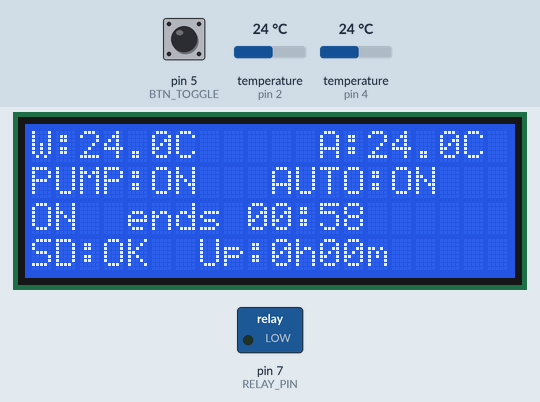
Bench run of a sketch on a simulated Arduino Uno, built with avr-gcc and run on an emulated ATmega328P. Shown: 20×4 character LCD, switched loads named in the sketch (green lamp = pin HIGH). The test bench sets the inputs (shaded band); at power-on: temperature (sensors on pin 2, pin 4) 24 °C, pin 5 (BTN_TOGGLE) HIGH. Storage starts empty; what the sketch prints to the serial monitor is not drawn.

Above: at 4.9 s.
5.0 s: temperature (sensor on pin 2) set to 1.2 °C
At 7.4 s:
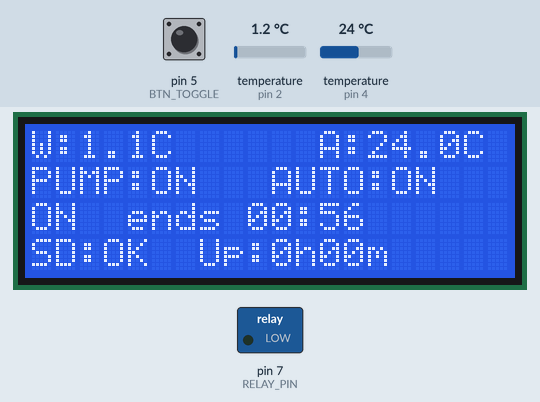
9.1 s: temperature (sensor on pin 2) set to 0.9 °C
At 12.7 s:
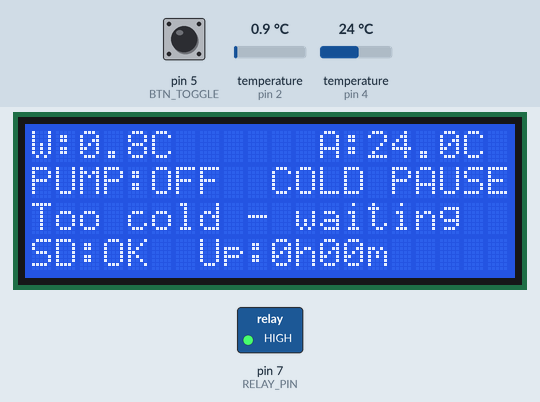
13.0 s: pin 5 (BTN_TOGGLE) pulled LOW for 0.15 s
At 13.9 s:
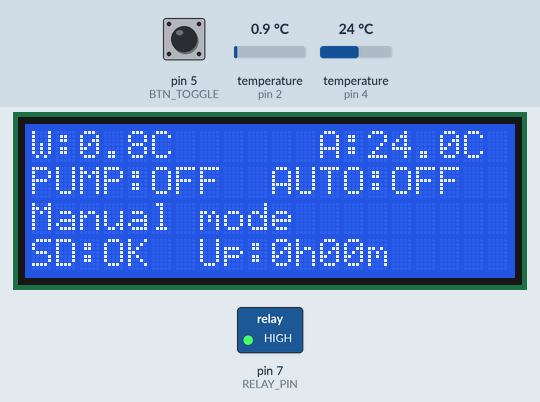
15.1 s: temperature (sensor on pin 4) set to 12 °C
At 17.5 s:
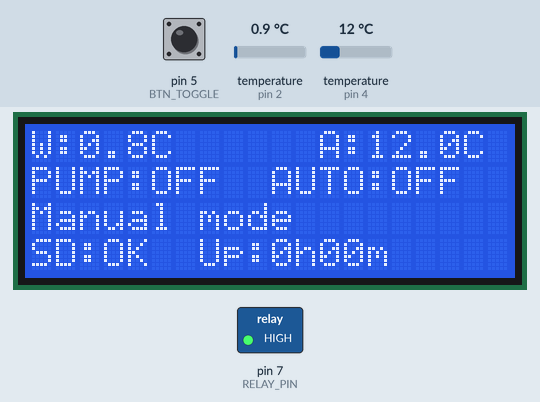
18.1 s: pin 5 (BTN_TOGGLE) pulled LOW for 3.2 s
At 22.5 s:
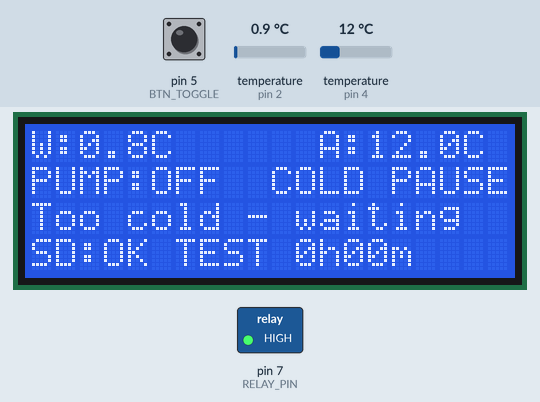
23.1 s: temperature (sensor on pin 2) set to 12 °C
At 30.0 s:
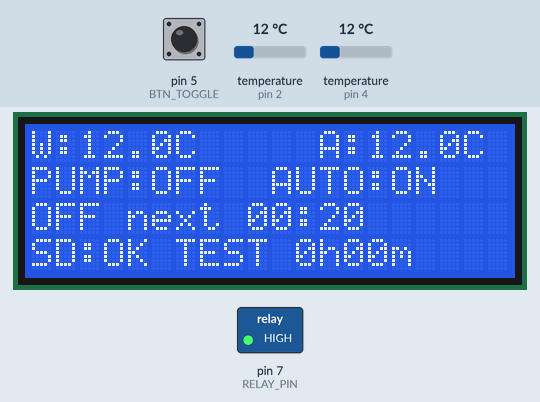
Timing chart, 0 to 51.4 s (numbered marks = the images above; inputs shaded):
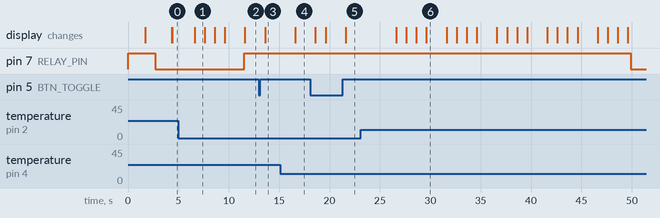

The sketch:

flanktus_pump.ino
```cpp
/*
 * FLANKTUS v6.0 - Hydroponic Auto Pump Controller + SD Logger + LCD Display
 *
 * Wiring:
 *   Pin 2  → DS18B20 #1 water temp DATA  (4.7k pull-up to 5V)
 *   Pin 4  → DS18B20 #2 air temp DATA    (4.7k pull-up to 5V)
 *   Pin 5  → Button (auto mode ON/OFF) → GND (internal pullup)
 *   Pin 7  → Relay IN
 *   Pin 10 → SD card CS
 *   Pin 11 → SD card MOSI  (fixed SPI)
 *   Pin 12 → SD card MISO  (fixed SPI)
 *   Pin 13 → SD card SCK   (fixed SPI)
 *   A4     → LCD SDA       (I2C)
 *   A5     → LCD SCL       (I2C)
 *   5V     → Relay VCC, both DS18B20 VCC, SD VCC, LCD VCC
 *   GND    → Relay GND, both DS18B20 GND, SD GND, LCD GND, Button
 *
 * Auto mode:
 *   Pump cycles ON/OFF automatically. Timing adjusts by water temp:
 *     ≤ 1 C   → pump off (too cold)
 *     1-25 C  → 1 min ON / 10 min OFF
 *     25-30 C → 1 min ON /  5 min OFF
 *     30-32 C → 2 min ON /  2 min OFF
 *     > 32 C  → pump always on
 *
 * LCD (20x4):
 *   Line 0: Water temp + Air temp
 *   Line 1: Pump state + auto mode
 *   Line 2: Cycle timer (countdown to next toggle)
 *   Line 3: SD card status + uptime
 *
 * SD card:
 *   Logs sensor data every 60 min to FLANKTUS.CSV
 *   Format: minutes,water_c,air_c,pump,auto
 *
 * Serial commands (9600 baud):
 *   s = current status
 */

#include <OneWire.h>
#include <DallasTemperature.h>
#include <SPI.h>
#include <SD.h>
#include <Wire.h>
#include <LiquidCrystal_I2C.h>
#include "flanktus_logic.h"

// ── Pins ──
const int WATER_TEMP_PIN = 2;
const int AIR_TEMP_PIN   = 4;
const int BTN_TOGGLE     = 5;
const int RELAY_PIN      = 7;
const int SD_CS_PIN      = 10;

// ── LCD (I2C address 0x27, 20 columns, 4 rows) ──
LiquidCrystal_I2C lcd(0x27, 20, 4);

// ── Sensors ──
OneWire owWater(WATER_TEMP_PIN);
OneWire owAir(AIR_TEMP_PIN);
DallasTemperature waterSensor(&owWater);
DallasTemperature airSensor(&owAir);

// ── State ──
bool autoMode = true;
bool pumpOn = false;
bool testMode = false;
unsigned long cycleStart = 0;
unsigned long lastDebounce = 0;

// ── 10-tap test mode detection ──
const int TAP_TARGET = 10;
const unsigned long TAP_WINDOW = 3000;  // must tap 10 times within 3 seconds
int tapCount = 0;
unsigned long firstTapTime = 0;

// ── SD card state ──
bool sdReady = false;
const char* SD_FILENAME = "FLANKTUS.CSV";

// ── Cached temps (re-read every 30s, not every loop) ──
float cachedAirTemp = 20.0;
float cachedWaterTemp = 20.0;
unsigned long lastTempRead = 0;
const unsigned long TEMP_READ_INTERVAL = 5UL * 1000UL;

// ── Logging ──
const unsigned long LOG_INTERVAL = 5UL * 60UL * 1000UL;  // 5 min
unsigned long lastLogTime = 0;
bool firstLog = true;
unsigned long lastSDWriteTime = 0;
bool sdWriteFlash = false;

// ── Debug logging (every 5s to serial) ──
const unsigned long DEBUG_INTERVAL = 5UL * 1000UL;
unsigned long lastDebugTime = 0;

// ── LCD update (every 1s) ──
const unsigned long LCD_INTERVAL = 1UL * 1000UL;
unsigned long lastLCDUpdate = 0;

// ── Helpers ──
void setPump(bool on) {
  pumpOn = on;
  digitalWrite(RELAY_PIN, on ? LOW : HIGH);  // active-LOW relay
}

float readWaterTemp() {
  waterSensor.requestTemperatures();
  float t = waterSensor.getTempCByIndex(0);
  return (t == DEVICE_DISCONNECTED_C) ? -99.9 : t;
}

float readAirTemp() {
  airSensor.requestTemperatures();
  float t = airSensor.getTempCByIndex(0);
  return (t == DEVICE_DISCONNECTED_C) ? -99.9 : t;
}

void refreshTemps(unsigned long now) {
  if (now - lastTempRead >= TEMP_READ_INTERVAL) {
    lastTempRead = now;
    float wt = readWaterTemp();
    float at = readAirTemp();
    if (wt > -99.0) cachedWaterTemp = wt;
    if (at > -99.0) cachedAirTemp = at;
  }
}

// ── SD card ──
void initSD() {
  if (SD.begin(SD_CS_PIN)) {
    sdReady = true;
    if (!SD.exists(SD_FILENAME)) {
      File f = SD.open(SD_FILENAME, FILE_WRITE);
      if (f) {
        f.println(F("minutes,water_c,air_c,pump,auto"));
        f.close();
      }
    }
  } else {
    sdReady = false;
  }
}

void logSensorData() {
  float w = readWaterTemp();
  float a = readAirTemp();

  if (w < -99.0 && a < -99.0) return;
  if (!sdReady) return;

  File f = SD.open(SD_FILENAME, FILE_WRITE);
  if (f) {
    uint16_t mins = (uint16_t)(millis() / 60000UL);
    f.print(mins); f.print(',');
    f.print(w, 1); f.print(',');
    f.print(a, 1); f.print(',');
    f.print(pumpOn ? 1 : 0); f.print(',');
    f.println(autoMode ? 1 : 0);
    f.close();
    lastSDWriteTime = millis();
    sdWriteFlash = true;
  }
}

void printStatus() {
  float wt = readWaterTemp();
  float at = readAirTemp();
  Serial.println(F("=== FLANKTUS v6.0 ==="));
  Serial.print(F("Auto:  ")); Serial.println(autoMode ? F("ON (cycling)") : F("OFF"));
  Serial.print(F("Pump:  ")); Serial.println(pumpOn ? F("ON") : F("OFF"));
  Serial.print(F("Water: ")); Serial.print(wt, 1); Serial.println(F(" C"));
  Serial.print(F("Air:   ")); Serial.print(at, 1); Serial.println(F(" C"));
  if (autoMode) {
    if (!shouldPumpRun(wt)) {
      Serial.println(F("Paused: too cold (<=1 C)"));
    } else {
      unsigned long onT = getOnTime(wt, testMode);
      unsigned long offT = getOffTime(wt, testMode);
      if (testMode) {
        Serial.print(F("ON t:  ")); Serial.print(onT / 1000UL); Serial.println(F(" sec (TEST)"));
        Serial.print(F("OFF t: ")); Serial.print(offT / 1000UL); Serial.println(F(" sec (TEST)"));
      } else {
        Serial.print(F("ON t:  ")); Serial.print(onT / 60000UL); Serial.println(F(" min"));
        Serial.print(F("OFF t: ")); Serial.print(offT / 60000UL); Serial.println(F(" min"));
      }
    }
  }
  Serial.print(F("Up:    ")); Serial.print(millis() / 60000UL); Serial.println(F(" min"));
  Serial.print(F("SD:    ")); Serial.println(sdReady ? F("OK") : F("NOT FOUND"));
  Serial.println(F("====================="));
}

// ── LCD display ──
void formatTime(char* buf, unsigned long ms) {
  unsigned long totalSec = ms / 1000UL;
  unsigned long m = totalSec / 60;
  unsigned long s = totalSec % 60;
  sprintf(buf, "%02lu:%02lu", m, s);
}

void updateLCD(unsigned long now) {
  char line[21];

  // ── Line 0: Temperatures ──
  lcd.setCursor(0, 0);
  if (cachedWaterTemp < -99.0) {
    sprintf(line, "W:--.-C");
  } else {
    int wWhole = (int)cachedWaterTemp;
    int wFrac = abs((int)(cachedWaterTemp * 10) % 10);
    sprintf(line, "W:%d.%dC", wWhole, wFrac);
  }
  lcd.print(line);
  int len = strlen(line);
  for (int i = len; i < 12; i++) lcd.print(' ');

  if (cachedAirTemp < -99.0) {
    lcd.print(F("A:--.-C "));
  } else {
    int aWhole = (int)cachedAirTemp;
    int aFrac = abs((int)(cachedAirTemp * 10) % 10);
    sprintf(line, "A:%d.%dC", aWhole, aFrac);
    lcd.print(line);
    len = strlen(line);
    for (int i = len; i < 8; i++) lcd.print(' ');
  }

  // ── Line 1: Pump state + mode ──
  lcd.setCursor(0, 1);
  if (!autoMode) {
    lcd.print(F("PUMP:OFF  AUTO:OFF   "));
  } else if (!shouldPumpRun(cachedWaterTemp)) {
    lcd.print(F("PUMP:OFF  COLD PAUSE "));
  } else if (pumpOn) {
    lcd.print(F("PUMP:ON   AUTO:ON    "));
  } else {
    lcd.print(F("PUMP:OFF  AUTO:ON    "));
  }

  // ── Line 2: Cycle timer ──
  lcd.setCursor(0, 2);
  if (!autoMode) {
    lcd.print(F("Manual mode         "));
  } else if (!shouldPumpRun(cachedWaterTemp)) {
    lcd.print(F("Too cold - waiting  "));
  } else {
    unsigned long elapsed = now - cycleStart;
    unsigned long target = pumpOn ? getOnTime(cachedWaterTemp, testMode) : getOffTime(cachedWaterTemp, testMode);
    unsigned long remain = 0;
    if (elapsed < target) remain = target - elapsed;
    char timeBuf[6];
    formatTime(timeBuf, remain);

    if (pumpOn) {
      sprintf(line, "ON  ends %s", timeBuf);
    } else {
      sprintf(line, "OFF next %s", timeBuf);
    }
    lcd.print(line);
    len = strlen(line);
    for (int i = len; i < 20; i++) lcd.print(' ');
  }

  // ── Line 3: SD status + uptime ──
  lcd.setCursor(0, 3);
  unsigned long upMin = now / 60000UL;
  unsigned long upHr = upMin / 60;
  unsigned long upM = upMin % 60;

  if (sdWriteFlash && (now - lastSDWriteTime < 2000)) {
    sprintf(line, "SD:WR  Up:%luh%02lum", upHr, upM);
  } else {
    sdWriteFlash = false;
    const char* sdLabel = sdReady ? "OK" : "--";
    if (testMode) {
      sprintf(line, "SD:%s TEST %luh%02lum", sdLabel, upHr, upM);
    } else {
      sprintf(line, "SD:%s  Up:%luh%02lum", sdLabel, upHr, upM);
    }
  }
  lcd.print(line);
  len = strlen(line);
  for (int i = len; i < 20; i++) lcd.print(' ');
}

void setup() {
  Serial.begin(9600);
  digitalWrite(RELAY_PIN, HIGH);
  pinMode(RELAY_PIN, OUTPUT);
  pinMode(BTN_TOGGLE, INPUT_PULLUP);

  lcd.init();
  lcd.backlight();
  lcd.setCursor(0, 0);
  lcd.print(F("FLANKTUS v6.0"));
  lcd.setCursor(0, 1);
  lcd.print(F("Booting..."));

  waterSensor.begin();
  airSensor.begin();
  cachedAirTemp = readAirTemp();
  cachedWaterTemp = readWaterTemp();
  if (cachedAirTemp < -99.0) cachedAirTemp = 20.0;
  if (cachedWaterTemp < -99.0) cachedWaterTemp = 20.0;

  lcd.setCursor(0, 2);
  lcd.print(F("SD card..."));
  initSD();
  lcd.setCursor(0, 2);
  if (sdReady) {
    lcd.print(F("SD card: OK       "));
  } else {
    lcd.print(F("SD card: NOT FOUND"));
  }
  delay(1000);

  cycleStart = millis();
  if (shouldPumpRun(cachedWaterTemp)) {
    setPump(true);
  } else {
    setPump(false);
  }

  Serial.println(F("FLANKTUS v6.0 | s=status"));
  Serial.println(F("Auto mode ON — cycling started."));
  Serial.print(F("SD card: "));
  Serial.println(sdReady ? F("OK") : F("NOT FOUND"));
}

void loop() {
  unsigned long now = millis();

  refreshTemps(now);

  // ── Button: toggle auto mode / 10-tap test mode ──
  if (digitalRead(BTN_TOGGLE) == LOW && (now - lastDebounce) > 200) {
    lastDebounce = now;

    // Track rapid taps
    if (tapCount == 0 || (now - firstTapTime) > TAP_WINDOW) {
      tapCount = 1;
      firstTapTime = now;
    } else {
      tapCount++;
    }

    if (tapCount >= TAP_TARGET) {
      // 10 taps — toggle test mode
      testMode = !testMode;
      tapCount = 0;
      cycleStart = now;  // reset cycle timer
      Serial.print(F(">>> "));
      Serial.println(testMode ? F("TEST MODE ON") : F("TEST MODE OFF (production)"));
    } else {
      // Single tap — toggle auto mode
      autoMode = !autoMode;
      if (autoMode) {
        pumpOn = true;
        setPump(true);
        cycleStart = now;
      } else {
        setPump(false);
      }
    }
  }

  // ── Auto pump cycling ──
  if (autoMode) {
    if (!shouldPumpRun(cachedWaterTemp)) {
      if (pumpOn) setPump(false);
    } else {
      unsigned long elapsed = now - cycleStart;
      if (shouldTogglePump(pumpOn, cachedWaterTemp, elapsed, testMode)) {
        setPump(!pumpOn);
        cycleStart = now;
      }
    }
  }

  // ── Log every 60 min ──
  if (firstLog || (now - lastLogTime >= LOG_INTERVAL)) {
    lastLogTime = now;
    firstLog = false;
    logSensorData();
  }

  // ── Update LCD every 1s ──
  if (now - lastLCDUpdate >= LCD_INTERVAL) {
    lastLCDUpdate = now;
    updateLCD(now);
  }

  // ── Debug: print sensor data every 5s ──
  if (now - lastDebugTime >= DEBUG_INTERVAL) {
    lastDebugTime = now;
    unsigned long upMin = now / 60000UL;
    unsigned long upSec = (now / 1000UL) % 60;
    Serial.print(F("[DBG "));
    Serial.print(upMin); Serial.print(':');
    if (upSec < 10) Serial.print('0');
    Serial.print(upSec);
    Serial.print(F("] water="));
    Serial.print(cachedWaterTemp, 1);
    Serial.print(F("C air="));
    Serial.print(cachedAirTemp, 1);
    Serial.print(F("C pump="));
    Serial.print(pumpOn ? F("ON") : F("OFF"));
    Serial.print(F(" auto="));
    Serial.print(autoMode ? F("ON") : F("OFF"));
    Serial.print(F(" sd="));
    Serial.print(sdReady ? F("OK") : F("NO"));
    if (autoMode && shouldPumpRun(cachedWaterTemp)) {
      unsigned long elapsed = now - cycleStart;
      unsigned long target = pumpOn ? getOnTime(cachedWaterTemp, testMode) : getOffTime(cachedWaterTemp, testMode);
      unsigned long remain = 0;
      if (elapsed < target) remain = (target - elapsed) / 1000UL;
      Serial.print(F(" cycle_left="));
      Serial.print(remain); Serial.print(F("s"));
    }
    Serial.println();
  }

  // ── Serial commands ──
  if (Serial.available()) {
    char cmd = Serial.read();
    if (cmd == 's' || cmd == 'S') printStatus();
  }
}
```

flanktus_logic.h
```cpp
#ifndef FLANKTUS_LOGIC_H
#define FLANKTUS_LOGIC_H

/*
 * Pure logic extracted from flanktus_pump.ino for native testing.
 * No Arduino dependencies — just math and thresholds.
 */

// ── Timing profiles (edit these to tune pump cycling) ──
//  Based on WATER temperature:
//
//  Water temp │  ON          │  OFF
//  > 32°C     │  always on   │  —
//  > 30°C     │  ON_HOT      │  OFF_HOT
//  25-30°C    │  ON_DEFAULT  │  OFF_WARM
//  1-25°C     │  ON_DEFAULT  │  OFF_DEFAULT
//  ≤ 1°C      │  pump off    │  pump off
//

// ── Production timings ──
const unsigned long ON_DEFAULT  =  1UL * 60UL * 1000UL;  //  1 min
const unsigned long ON_HOT      =  2UL * 60UL * 1000UL;  //  2 min
const unsigned long OFF_DEFAULT = 10UL * 60UL * 1000UL;  // 10 min
const unsigned long OFF_WARM    =  5UL * 60UL * 1000UL;  //  5 min
const unsigned long OFF_HOT     =  2UL * 60UL * 1000UL;  //  2 min

// ── Test timings (10x button tap to activate) ──
const unsigned long TEST_ON_DEFAULT  = 10UL * 1000UL;  // 10 sec
const unsigned long TEST_ON_HOT      = 20UL * 1000UL;  // 20 sec
const unsigned long TEST_OFF_DEFAULT = 30UL * 1000UL;  // 30 sec
const unsigned long TEST_OFF_WARM    = 20UL * 1000UL;  // 20 sec
const unsigned long TEST_OFF_HOT     = 10UL * 1000UL;  // 10 sec

const float TEMP_EXTREME   = 32.0f;  // °C — above this: pump always on
const float TEMP_HOT       = 30.0f;  // °C — above this: hot profile
const float TEMP_WARM      = 25.0f;  // °C — above this: warm profile
const float TEMP_MIN_RUN   =  1.0f;  // °C — air at or below this: pump stays off

// Returns ON time in ms based on air temp and test mode
inline unsigned long getOnTime(float airC, bool testMode) {
  if (testMode) {
    return (airC > TEMP_HOT) ? TEST_ON_HOT : TEST_ON_DEFAULT;
  }
  return (airC > TEMP_HOT) ? ON_HOT : ON_DEFAULT;
}

// Returns OFF time in ms based on air temp and test mode
inline unsigned long getOffTime(float airC, bool testMode) {
  if (testMode) {
    if (airC > TEMP_HOT)  return TEST_OFF_HOT;
    if (airC > TEMP_WARM) return TEST_OFF_WARM;
    return TEST_OFF_DEFAULT;
  }
  if (airC > TEMP_HOT)  return OFF_HOT;
  if (airC > TEMP_WARM) return OFF_WARM;
  return OFF_DEFAULT;
}

// Returns true if pump should cycle — stops if air temp ≤1°C
inline bool shouldPumpRun(float airC) {
  return airC > TEMP_MIN_RUN;
}

// Returns true if pump should stay on continuously (extreme heat)
inline bool shouldPumpAlwaysOn(float airC) {
  return airC > TEMP_EXTREME;
}

// ── Pump cycle decision ──
// Returns true if the pump state should flip
inline bool shouldTogglePump(bool pumpOn, float airC, unsigned long elapsed, bool testMode) {
  if (shouldPumpAlwaysOn(airC)) {
    return !pumpOn;  // if off, toggle on immediately; if on, never toggle off
  }
  if (pumpOn) {
    return elapsed >= getOnTime(airC, testMode);
  } else {
    return elapsed >= getOffTime(airC, testMode);
  }
}

#endif
```

Measured:
- the behaviour switches between 1.1 and 1 °C on temperature (sensor on pin 2) (found by bisection; images 1 and 2)
- after the input at 9.1 s, pin 7 (RELAY_PIN): LOW → HIGH after 2.4 s; the display: first differs from a run without the input after 2.5 s (image 2)
- after the input at 13.0 s, the display: changes after 0.61 s (image 3)
- after the input at 15.1 s, the display: changes after 1.5 s (image 4)
- after the input at 18.1 s, the display: first changes after 0.51 s (image 5 shows a later state)
- after the input at 23.1 s, pin 7 (RELAY_PIN): HIGH → LOW after 26.8 s; the display: first changes after 3.5 s (image 6 shows a later state)
